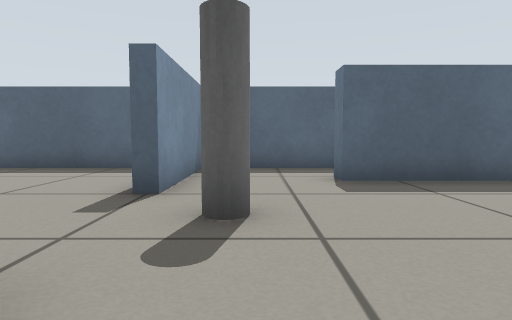
view 1 (above)

17 first-person views from a walk through a robot-simulator world made for Gazebo. The camera is 0.39 m above the floor, tilts 4° down and sees 75° across. The floor is counted in squares, 0.5 m on a side. Each view is taken from the middle of a square. On the plan, view 1 faces up. The plan holds only what a view shows up to about 11 squares ahead; the rest is blank.

view 2
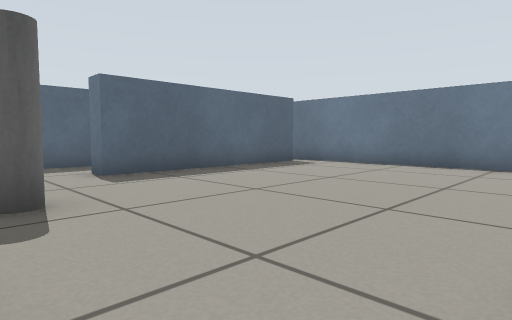

view 3
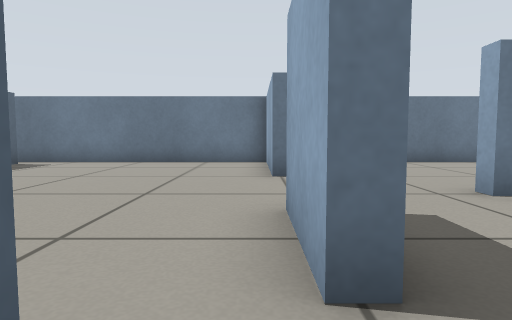

view 4
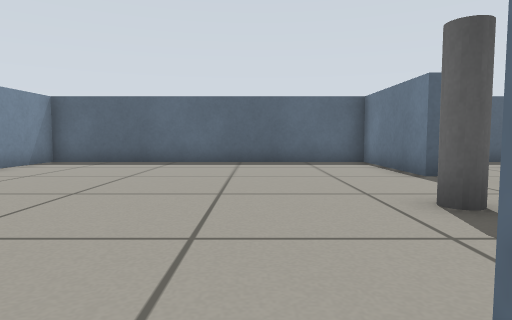

view 5
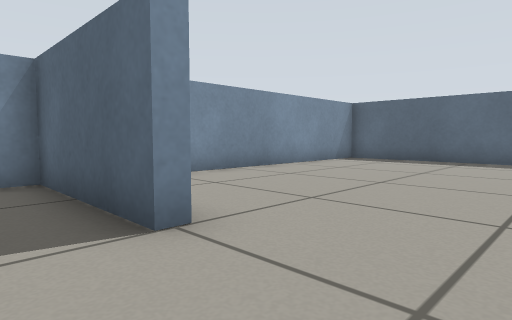

view 6
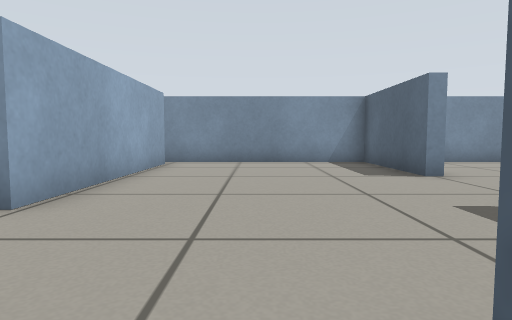

view 7
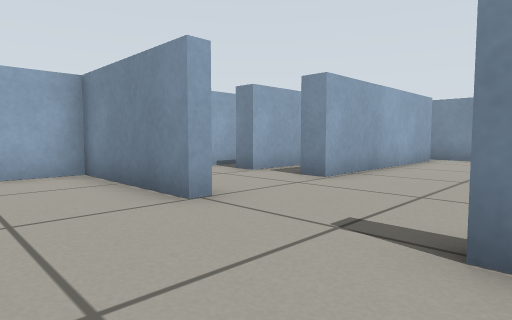

view 8
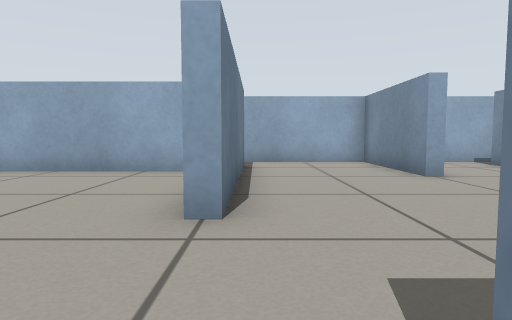

view 9
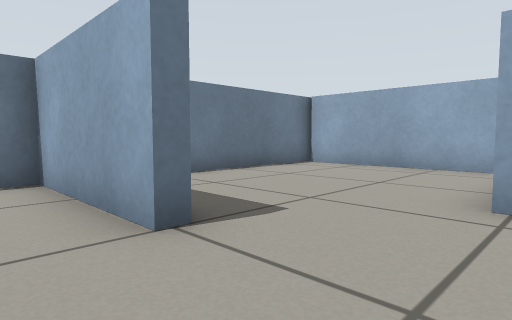

view 10
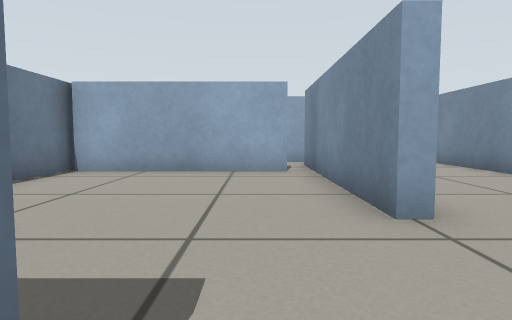

view 11
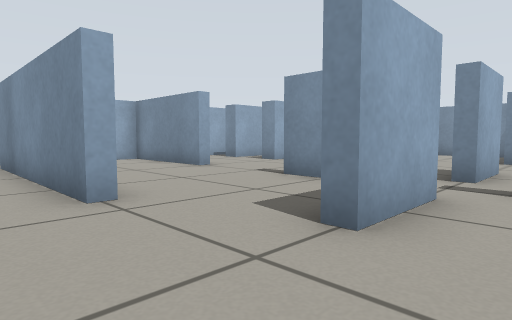

view 12
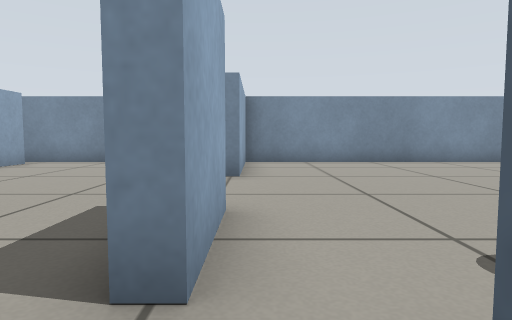

view 13
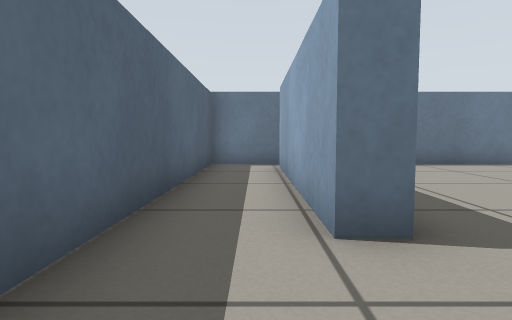

view 14
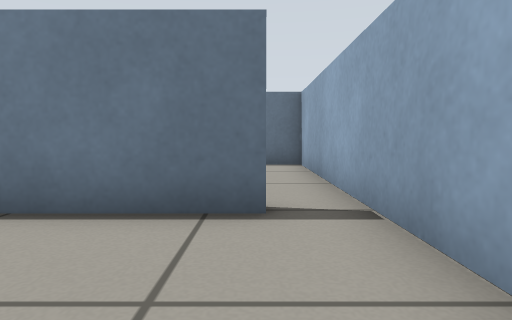

view 15
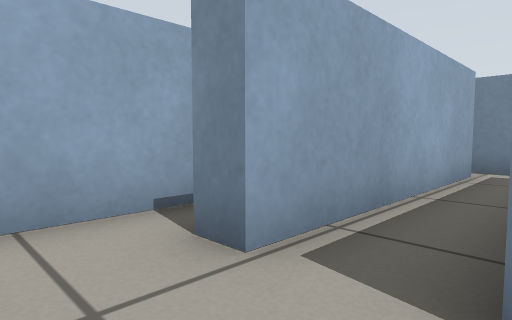

view 16
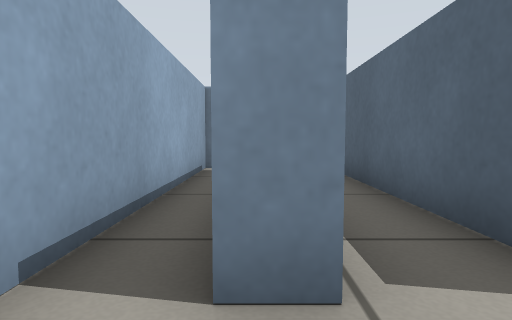

view 17
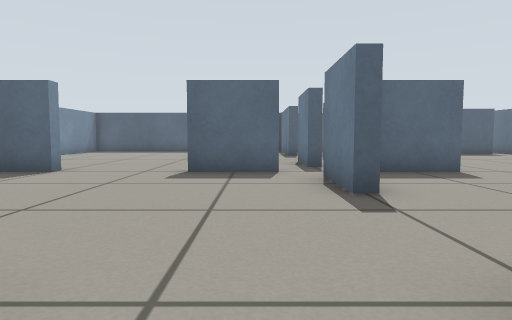

### Floor plan
Ten units are one square. View 1 is at (0, 0); x grows to the right and y downward. Boxes are objects, and circles mark ways between rooms. Rooms are numbered by the first view taken in them; rooms with no view inside come last. Other rooms are left out.
<svg viewBox="-117 -87 204 204">
<path fill="none" stroke="#000" d="M-12 5 -17 5 -17 -15M-5 13 15 13 15 17 -5 17 -5 13M-13 35 -13 45 -17 45 -17 25M-46 13 -25 13 -25 17 -45 17M45 18 45 13 82 13 82 -82 -2 -82M-18 76 -13 76 -13 112 25 112M32 85 81 85M-13 -81 -13 -45 -17 -45 -17 -82 -112 -82 -112 13 -75 13 -75 17 -112 17 -112 80M23 101 23 41 27 41 27 101M76 -58 15 -58 15 -64 74 -64M-106 76 -45 76M82 90 82 41M-52 82 -98 82M-45 76 -45 82M-106 96 -45 96M-112 80 -112 112M-45 96 -45 102M-112 112 -34 112M25 112 82 112 82 90"/>
<rect x="-35" y="-25" width="10" height="10" fill="#bbb"><title>pillar</title></rect>
<rect x="-5" y="-35" width="10" height="10" fill="#bbb"><title>pillar</title></rect>
<circle cx="-35" cy="80" r="3" fill="#2a7"/>
<circle cx="20" cy="110" r="3" fill="#2a7"/>
<circle cx="30" cy="90" r="3" fill="#2a7"/>
<circle cx="-35" cy="100" r="3" fill="#2a7"/>
<text x="-10" y="10">1</text>
<text x="-60" y="90">2</text>
<text x="-60" y="110">3</text>
<text x="50" y="100">4</text>
</svg>
Room 1 opens to room 2. Room 1 opens to room 4. Room 2 opens to room 3.

Where each view was taken, in squares from view 1:
view 1: 0 up, 0 right, facing up
view 2: 1 down, 1 left, facing up-right
view 3: 1 down, 2 left, facing right
view 4: 2 down, 5 left, facing up
view 5: 3 down, 5 left, facing up-left
view 6: 5 down, 1 left, facing left
view 7: 4 down, 1 right, facing down-left
view 8: 1 down, 2 right, facing down
view 9: 0 up, 2 right, facing down-right
view 10: 1 down, 4 right, facing down
view 11: 0 up, 4 right, facing down-left
view 12: 1 down, 1 left, facing left
view 13: 7 up, 1 left, facing right
view 14: 10 down, 1 left, facing right
view 15: 8 down, 3 left, facing down-left
view 16: 10 down, 3 left, facing left
view 17: 9 down, 3 left, facing up
